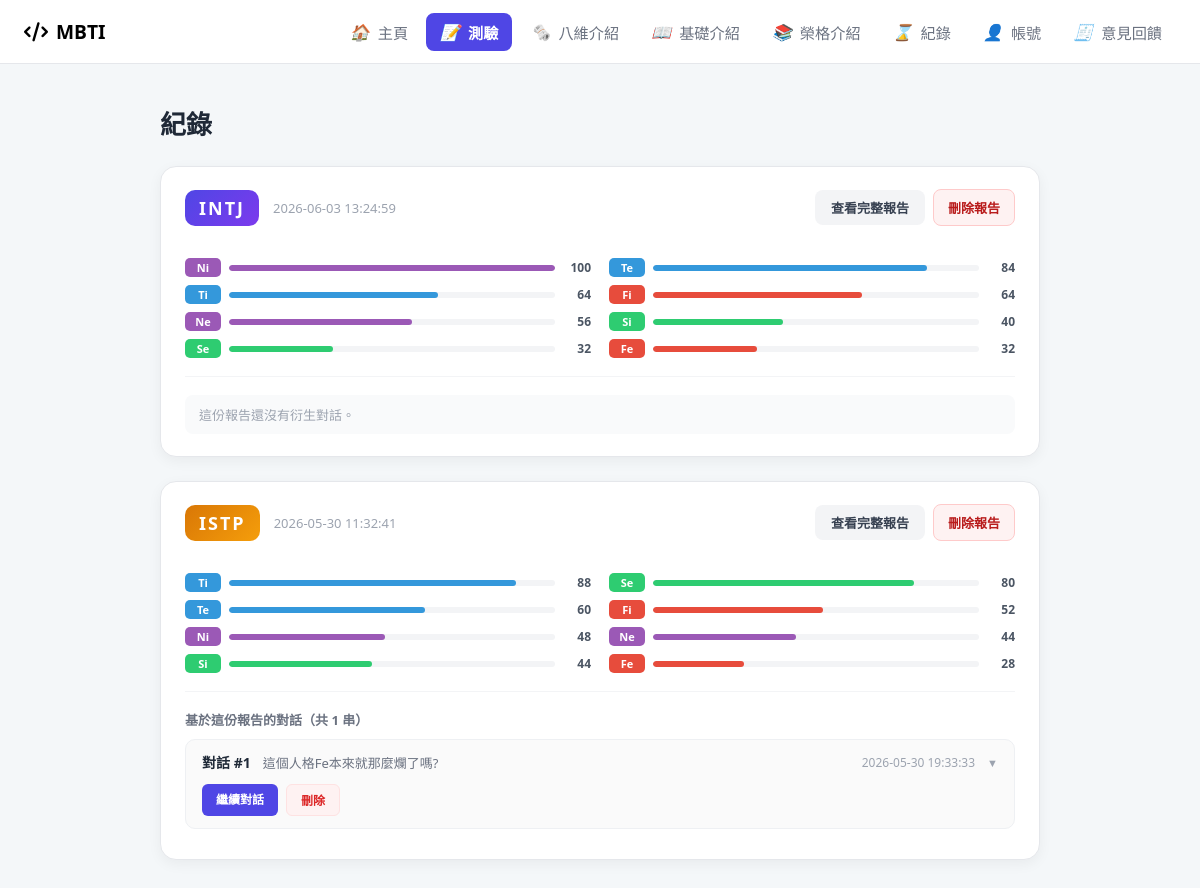
Page /log.php (signed in) on the committed database.
### tables this page shows
CREATE TABLE `assessments` (
  `id` int(10) UNSIGNED NOT NULL,
  `user_id` varchar(32) NOT NULL,
  `ni_score` tinyint(3) UNSIGNED NOT NULL,
  `ne_score` tinyint(3) UNSIGNED NOT NULL,
  `si_score` tinyint(3) UNSIGNED NOT NULL,
  `se_score` tinyint(3) UNSIGNED NOT NULL,
  `ti_score` tinyint(3) UNSIGNED NOT NULL,
  `te_score` tinyint(3) UNSIGNED NOT NULL,
  `fi_score` tinyint(3) UNSIGNED NOT NULL,
  `fe_score` tinyint(3) UNSIGNED NOT NULL,
  `mbti_type` char(4) NOT NULL,
  `created_at` timestamp NOT NULL DEFAULT current_timestamp()
);

CREATE TABLE `chat_logs` (
  `id` int(11) NOT NULL,
  `user_id` varchar(50) NOT NULL,
  `session_id` varchar(64) NOT NULL,
  `assessment_id` int(10) UNSIGNED DEFAULT NULL,
  `user_message` text NOT NULL,
  `ai_response` text NOT NULL,
  `created_at` datetime DEFAULT current_timestamp()
);

### log.php (called while the page is built, shortened)
<?php
require_once __DIR__ . '/includes/db.php';
$logged_in   = is_logged_in();
$assessments = [];
$orphan_chats = [];
if ($logged_in) {
    $uid = current_user_id();
    $stmt = $conn->prepare(
        "SELECT id, ni_score, ne_score, si_score, se_score,
                ti_score, te_score, fi_score, fe_score,
                mbti_type, created_at
           FROM assessments
          WHERE user_id = ?
          ORDER BY created_at DESC"
    );
    $stmt->bind_param("s", $uid);
    $stmt->execute();
    $rs = $stmt->get_result();
    while ($a = $rs->fetch_assoc()) {
        $assessments[$a['id']] = [
            'id'         => (int)$a['id'],
            'mbti_type'  => $a['mbti_type'],
            'created_at' => $a['created_at'],
            'scores'     => [
                'Ni' => (int)$a['ni_score'], 'Ne' => (int)$a['ne_score'],
                'Si' => (int)$a['si_score'], 'Se' => (int)$a['se_score'],
                'Ti' => (int)$a['ti_score'], 'Te' => (int)$a['te_score'],
                'Fi' => (int)$a['fi_score'], 'Fe' => (int)$a['fe_score'],
            ],
            'chat_groups' => [],
        ];
    }
    $stmt = $conn->prepare(
        "SELECT session_id, assessment_id, user_message, ai_response, created_at
           FROM chat_logs
          WHERE user_id = ?
          ORDER BY created_at ASC"
    );
    $stmt->bind_param("s", $uid);
    $stmt->execute();
    $rs = $stmt->get_result();
    $sessions_by_id = [];
    while ($r = $rs->fetch_assoc()) {
        $sid = $r['session_id'];
        if (!isset($sessions_by_id[$sid])) {
            $sessions_by_id[$sid] = [
                'session_id'    => $sid,
                'assessment_id' => $r['assessment_id'] ? (int)$r['assessment_id'] : null,
                'started_at'    => $r['created_at'],
                'messages'      => [],
            ];
        }
        $sessions_by_id[$sid]['messages'][] = [
            'user_message' => $r['user_message'],
            'ai_response'  => $r['ai_response'],
        ];
    }
    foreach ($sessions_by_id as $sess) {
        if ($sess['assessment_id'] && isset($assessments[$sess['assessment_id']])) {
            $assessments[$sess['assessment_id']]['chat_groups'][] = $sess;
        } else {
            $orphan_chats[] = $sess;
        }
    }
}
require __DIR__ . '/includes/header.php';
require __DIR__ . '/views/log.view.php';
require __DIR__ . '/includes/footer.php';

### includes/auth.php (called while the page is built, shortened)
<?php
function is_logged_in(): bool {
    return isset($_SESSION['user_id']);
}
function current_user_id(): ?string {
    return $_SESSION['user_id'] ?? null;
}

### views/log.view.php (the view, shortened to what this page needs)
<?php
$fn_meta = [
    'Ni' => ['name' => '內向直覺', 'color' => '#9b59b6'],
    'Ne' => ['name' => '外向直覺', 'color' => '#9b59b6'],
    'Si' => ['name' => '內向實感', 'color' => '#2ecc71'],
    'Se' => ['name' => '外向實感', 'color' => '#2ecc71'],
    'Ti' => ['name' => '內向思考', 'color' => '#3498db'],
    'Te' => ['name' => '外向思考', 'color' => '#3498db'],
    'Fi' => ['name' => '內向情感', 'color' => '#e74c3c'],
    'Fe' => ['name' => '外向情感', 'color' => '#e74c3c'],
];
$type_colors = [
    'INTJ' => '#4f46e5, #7c3aed', 'INTP' => '#4f46e5, #7c3aed',
    'ENTJ' => '#4f46e5, #7c3aed', 'ENTP' => '#4f46e5, #7c3aed',
    'INFJ' => '#059669, #10b981', 'INFP' => '#059669, #10b981',
    'ENFJ' => '#059669, #10b981', 'ENFP' => '#059669, #10b981',
    'ISTJ' => '#1d4ed8, #3b82f6', 'ISFJ' => '#1d4ed8, #3b82f6',
    'ESTJ' => '#1d4ed8, #3b82f6', 'ESFJ' => '#1d4ed8, #3b82f6',
    'ISTP' => '#d97706, #f59e0b', 'ISFP' => '#d97706, #f59e0b',
    'ESTP' => '#d97706, #f59e0b', 'ESFP' => '#d97706, #f59e0b',
];
function chat_preview(array $messages): string {
    $first = $messages[0]['user_message'] ?? '';
    $first = mb_substr($first, 0, 40);
    return $first ? $first . (mb_strlen($messages[0]['user_message']) > 40 ? '…' : '') : '（空對話）';
}
?>
<div class="log-container">
    <h2>紀錄</h2>
    <?php if (!$logged_in): ?>
        <p class="log-hint">請先<a href="user.php">登入</a>才能查看紀錄。訪客的測驗結果跟對話都不會被保留。</p>
    <?php elseif (empty($assessments) && empty($orphan_chats)): ?>
        <p class="log-hint">
            你還沒有任何紀錄。<a href="assessment.php">先去做八維測驗</a>，做完之後可以跟 AI 聊聊。
        </p>
    <?php else: ?>
        <?php foreach ($assessments as $a):
            $aid    = $a['id'];
            $scores = $a['scores'];
            arsort($scores);
        ?>
        <article class="report-card">
            <header class="report-card-head">
                <div class="report-type">
                    <?php
                        $t = strtoupper($a['mbti_type']);
                        $gradient = $type_colors[$t] ?? '#4f46e5, #7c3aed';
                    ?>
                    <span class="type-badge" style="background: linear-gradient(135deg, <?= $gradient ?>)">
                        <?= htmlspecialchars($a['mbti_type']) ?>
                    </span>
                    <span class="report-date"><?= htmlspecialchars($a['created_at']) ?></span>
                </div>
                <div class="report-actions">
                    <a class="btn-view-report"
                       href="assessment_result.php?assessment_id=<?= $aid ?>">
                        查看完整報告
                    </a>
                    <form method="POST" action="api/delete_assessment.php"
                          onsubmit="return confirm('要刪除這份報告嗎？\n底下 <?= count($a['chat_groups']) ?> 串對話也會一起被刪掉，無法復原。')">
                        <button type="submit" class="btn-delete-report">刪除報告</button>
                    </form>
                </div>
            </header>
            <div class="mini-scores">
                <?php foreach ($scores as $fn => $sc):
                    $meta = $fn_meta[$fn];
                ?>
                    <div class="mini-score" title="<?= $meta['name'] ?>">
                        <span class="mini-fn" style="background:<?= $meta['color'] ?>"><?= $fn ?></span>
                        <div class="mini-bar-wrap">
                            <div class="mini-bar" style="width:<?= $sc ?>%; background:<?= $meta['color'] ?>;"></div>
                        </div>
                        <span class="mini-val"><?= $sc ?></span>
                    </div>
                <?php endforeach; ?>
            </div>
            <?php if (empty($a['chat_groups'])): ?>
                <p class="no-chat-hint">這份報告還沒有衍生對話。</p>
            <?php else: ?>
                <div class="chat-list">
                    <p class="chat-list-label">基於這份報告的對話（共 <?= count($a['chat_groups']) ?> 串）</p>
                    <?php foreach ($a['chat_groups'] as $i => $sess):
                        $sid = $sess['session_id'];
                    ?>
                        <div class="chat-item">
                            <div class="chat-item-main"
                                 onclick="toggleSession('<?= htmlspecialchars($sid) ?>')">
                                <span class="chat-item-title">對話 #<?= $i + 1 ?></span>
                                <span class="chat-item-preview"><?= htmlspecialchars(chat_preview($sess['messages'])) ?></span>
                                <span class="chat-item-time"><?= htmlspecialchars($sess['started_at']) ?></span>
                                <span class="log-toggle-icon">▼</span>
                            </div>
                            <div class="chat-item-actions">
                                <a href="assessment_result.php?session_id=<?= urlencode($sid) ?>"
                                   class="btn-continue">繼續對話</a>
                                <form method="POST" action="api/delete_log.php"
                                      onsubmit="return confirm('確定要刪除這串對話？')">
                                    <button type="submit" class="btn-delete">刪除</button>
                                </form>
                            </div>
                        </div>
                    <?php endforeach; ?>
                </div>
            <?php endif; ?>
        </article>
        <?php endforeach; ?>
    <?php endif; ?>
</div>

### assets/css/sidebarCSS.css (style rules this page uses)
* { margin: 0; padding: 0; box-sizing: border-box; font-family: 'Segoe UI', Tahoma, Geneva, Verdana, sans-serif; }
body { background-color: #f4f7f6; --topnav-height: 64px; }

### assets/css/logCSS.css (style rules this page uses)
.log-container { max-width: 880px; margin: 0 auto; }
.log-container h2 { margin: 0 0 24px; color: #1f2937; font-size: 26px; }
.report-card { background: #fff; border-radius: 16px; box-shadow: 0 4px 14px rgba(0,0,0,0.05); padding: 22px 24px; margin-bottom: 24px; border: 1px solid #e5e7eb; }
.report-card-head { display: flex; justify-content: space-between; align-items: center; gap: 16px; margin-bottom: 18px; }
.report-type { display: flex; align-items: center; gap: 14px; }
.type-badge { background: linear-gradient(135deg, #6366f1, #8b5cf6); color: #fff; font-weight: 800; font-size: 18px; letter-spacing: 2px; padding: 6px 14px; border-radius: 10px; }
.report-date { color: #9ca3af; font-size: 13px; }
.report-actions { display: flex; align-items: center; gap: 8px; }
.btn-view-report { padding: 8px 16px; background: #f3f4f6; color: #374151; border-radius: 8px; text-decoration: none; font-size: 13px; font-weight: 600; transition: background 0.15s; white-space: nowrap; }
.btn-delete-report { padding: 8px 14px; background: #fef2f2; color: #b91c1c; border: 1px solid #fecaca; border-radius: 8px; font-size: 13px; font-weight: 600; cursor: pointer; white-space: nowrap; transition: background 0.15s; }
.mini-scores { display: grid; grid-template-columns: repeat(2, 1fr); gap: 8px 18px; padding: 14px 0 18px; border-bottom: 1px solid #f3f4f6; margin-bottom: 18px; }
.mini-score { display: grid; grid-template-columns: 36px 1fr 28px; align-items: center; gap: 8px; }
.mini-fn { display: inline-block; color: #fff; font-weight: 700; font-size: 11px; padding: 2px 6px; border-radius: 5px; text-align: center; }
.mini-bar-wrap { height: 6px; background: #f3f4f6; border-radius: 999px; overflow: hidden; }
.mini-bar { height: 100%; border-radius: 999px; }
.mini-val { font-size: 12px; color: #4b5563; text-align: right; font-weight: 600; }
.chat-list-label { margin: 0 0 10px; font-size: 13px; color: #6b7280; font-weight: 600; }
.no-chat-hint { margin: 8px 0 0; padding: 10px 14px; background: #f9fafb; border-radius: 8px; color: #9ca3af; font-size: 13px; }
.chat-item { background: #fafafa; border: 1px solid #eef0f3; border-radius: 10px; margin-bottom: 8px; overflow: hidden; }
.chat-item-main { display: grid; grid-template-columns: auto 1fr auto auto; align-items: center; gap: 12px; padding: 12px 16px; cursor: pointer; user-select: none; transition: background 0.15s; }
.chat-item-title { font-weight: 700; color: #1f2937; font-size: 14px; }
.chat-item-preview { color: #6b7280; font-size: 13px; overflow: hidden; text-overflow: ellipsis; white-space: nowrap; }
.chat-item-time { color: #9ca3af; font-size: 12px; white-space: nowrap; }
.log-toggle-icon { color: #9ca3af; font-size: 11px; }
.chat-item-actions { display: flex; gap: 8px; padding: 0 16px 12px; }
.btn-continue { padding: 6px 14px; background: #4f46e5; color: #fff; border-radius: 6px; text-decoration: none; font-size: 12px; font-weight: 600; }
.btn-delete { padding: 6px 14px; background: #fef2f2; color: #dc2626; border: 1px solid #fee2e2; border-radius: 6px; font-size: 12px; font-weight: 600; cursor: pointer; }

### rows in the picture
assessments: mbti_type "INTJ", created_at "2026-06-03 13:24:59", fn "Ni", ni_score "100", fn "Te", te_score "84", fn "Ti", sc "64", fn "Fi", fn "Ne", ne_score "56", fn "Si", si_score "40", fn "Se", sc "32", fn "Fe", shows "這份報告還沒有衍生對話。"
assessments: mbti_type "ISTP", created_at "2026-05-30 11:32:41", fn "Ti", ti_score "88", fn "Se", se_score "80", fn "Te", te_score "60", fn "Fi", fi_score "52", fn "Ni", ni_score "48", fn "Ne", ne_score "44", fn "Si", si_score "44", fn "Fe", fe_score "28", count($a['chat_groups']) "1"
chat_logs: messages "這個人格Fe本來就那麼爛了嗎?", created_at "2026-05-30 19:33:33"
